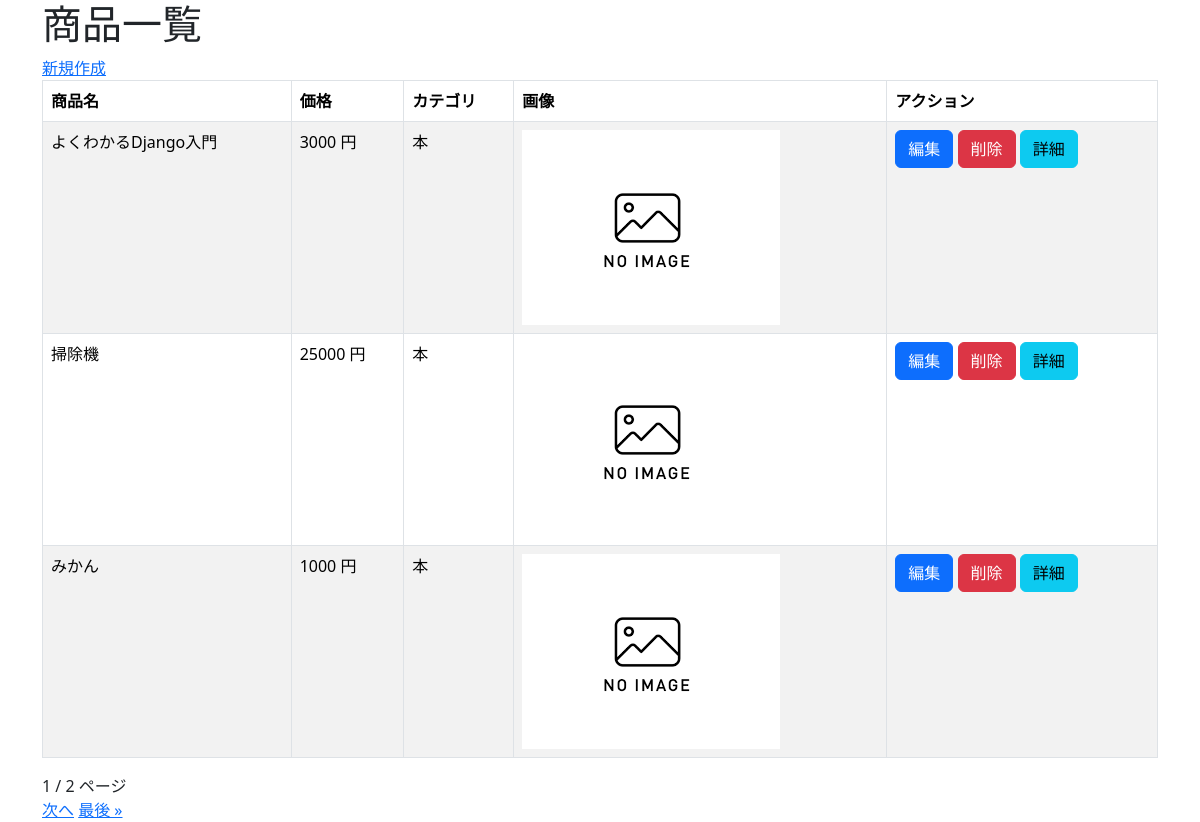
/crud/, run on the app's committed database.
### crud/models.py (models this page shows, shortened)
class Product(models.Model):
    name = models.CharField(max_length=200)
    price = models.PositiveIntegerField()
    category = models.ForeignKey(Category, on_delete=models.CASCADE)
    img = models.ImageField(blank=True, default='noImage.png')

class Category(models.Model):
    name = models.CharField(max_length=200)
    def __str__(self):
        return self.name

### crud/views.py (the view)
# urls.py: path('crud/', views.ProductListView.as_view(), name="list"),
class ProductListView(ListView):
    model = Product
    paginate_by = 3

### crud/templates/crud/product_list.html (shortened to what this page needs)
{% extends "base.html" %}
{% block content %}
<h1>商品一覧</h1>
<a href="{% url 'new' %}">新規作成</a>
<table class="table table-striped table-hover table-bordered">
    <thead>
        <tr>
            <th>商品名</th>
            <th>価格</th>
            <th>カテゴリ</th>
            <th>画像</th>
            <th>アクション</th>
        </tr>
    </thead>
    {% for product in object_list %}
    <tr>
        <td>{{ product.name }}</td>
        <td>{{ product.price }} 円</td>
        <td>{{ product.category }}</td>
        <td><img src="{{ product.img.url }}" style="width:100px height:auto;"></td>
        <td>
            <button class="btn btn-primary" onclick="location.href='{% url 'edit' pk=product.pk %}'">編集</button>
            <button class="btn btn-danger" onclick="location.href='{% url 'delete' pk=product.pk %}'">削除</button>
            <button class="btn btn-info" onclick="location.href='{% url 'detail' pk=product.pk %}'">詳細</button>
        </td>
    </tr>
    {% endfor %}
</table>
{{ page_obj.number}} / {{ page_obj.paginator.num_pages }} ページ<br>
{% if page_obj.has_next %}
<a href="?page={{ page_obj.next_page_number }}">次へ</a>
<a href="?page={{ page_obj.paginator.num_pages }}">最後 &raquo;</a>
{% endif %}
{% endblock %}

### crud/templates/base.html (shortened to what this page needs)
<!DOCTYPE html>
<html lang="ja">
<head>
    <link href="https://cdn.jsdelivr.net/npm/bootstrap@5.3.2/dist/css/bootstrap.min.css" rel="stylesheet">
</head>
<body>
    <div class="container">
        {% block content %}{% endblock %}
    </div>
</body>
</html>

### data on the page
Product: name "よくわかるDjango入門", price "3000", category "本", img (placeholder picture)
Product: name "掃除機", price "25000", category "本", img (placeholder picture)
Product: name "みかん", price "1000", category "本", img (placeholder picture)

### other printed values
{{ page_obj.number }} "1"
{{ page_obj.paginator.num_pages }} "2"
